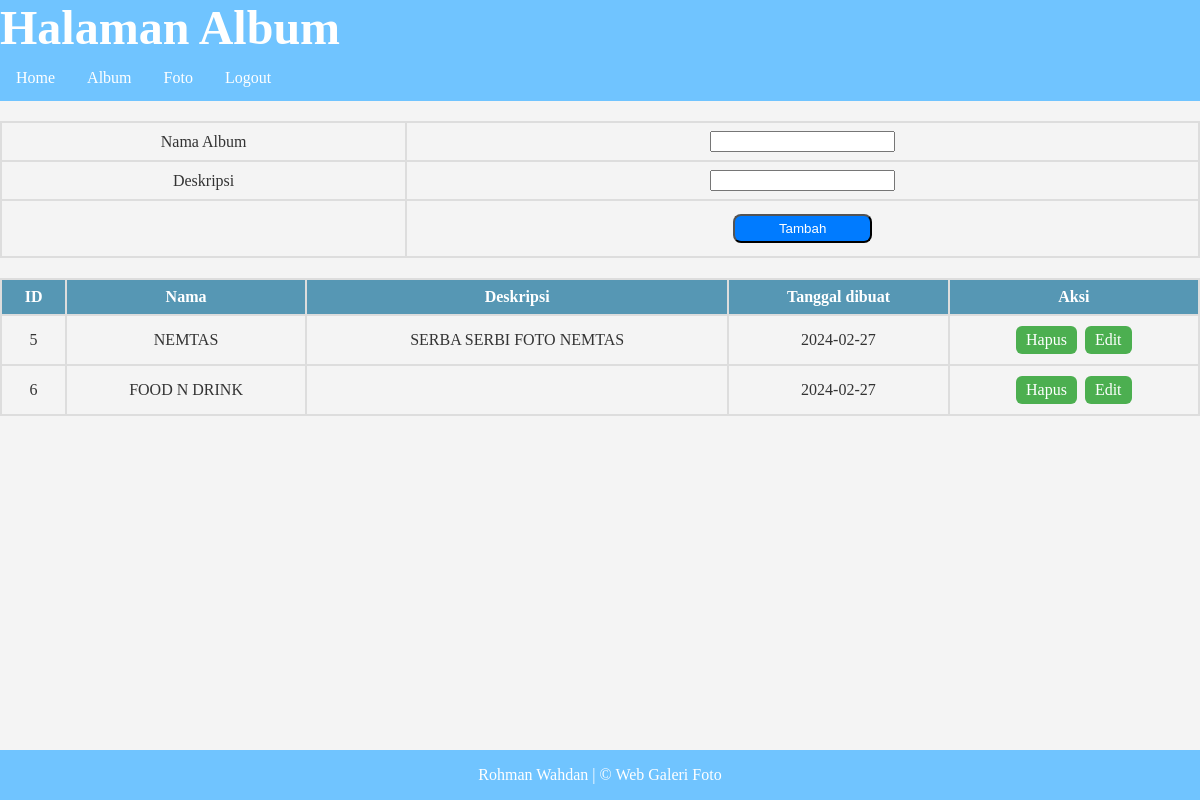
The page /album.php (signed in) on the database its author committed.
### tables this page shows
CREATE TABLE `album` (
  `albumid` int(11) NOT NULL,
  `namaalbum` varchar(255) NOT NULL,
  `deskripsi` text NOT NULL,
  `tanggaldibuat` date NOT NULL,
  `userid` int(11) NOT NULL
);

### album.php (the view, shortened to what this page needs)
<!DOCTYPE html>
<html lang="en">
<head>
</head>
<body>
    <h1>Halaman Album</h1>
    <ul>
        <li><a href="index.php">Home</a></li>
        <li><a href="album.php">Album</a></li>
        <li><a href="foto.php">Foto</a></li>
        <li><a href="logout.php">Logout</a></li>
    </ul>
    <form action="tambah_album.php" method="post">
        <table>
            <tr>
                <td>Nama Album</td>
                <td><input type="text" name="namaalbum"></td>
            </tr>
            <tr>
                <td>Deskripsi</td>
                <td><input type="text" name="deskripsi"></td>
            </tr>
            <tr>
                <td></td>
                <td><input type="submit" value="Tambah"></td>
            </tr>
        </table>
    </form>
    <table border="1" cellpadding=5 cellspacing=0>
        <tr>
            <th>ID</th>
            <th>Nama</th>
            <th>Deskripsi</th>
            <th>Tanggal dibuat</th>
            <th>Aksi</th>
        </tr>
        <?php
            include "koneksi.php";
            $userid=$_SESSION['userid'];
            $sql=mysqli_query($conn,"select * from album where userid='$userid'");
            while($data=mysqli_fetch_array($sql)){
        ?>
                <tr>
                    <td><?=$data['albumid']?></td>
                    <td><?=$data['namaalbum']?></td>
                    <td><?=$data['deskripsi']?></td>
                    <td><?=$data['tanggaldibuat']?></td>
                    <td>
                        <a href="hapus_album.php?albumid=<?=$data['albumid']?>">Hapus</a>
                        <a href="edit_album.php?albumid=<?=$data['albumid']?>">Edit</a>
                    </td>
                </tr>
        <?php
            }
        ?>
    </table>
    <div class="footer">
  <p>Rohman Wahdan | &copy; Web Galeri Foto</p>
</div>
</body>
</html>

### album.php (style rules this page uses)
body { font-family: "Lucida Console"; margin: 0; padding: 0; background-color: #f4f4f4; color: #333; }
h1 { display: block; font: 3em Times; font-weight: bold; margin: 0; padding: 0; color: white; background-color: #70c4ff }
ul { list-style-type: none; margin: 0; padding: 0; overflow: hidden; background-color: #70c4ff }
li { float: left; }
li a { display: block; color: white; text-align: center; padding: 14px 16px; text-decoration: none; }
table { width: 100%; border-collapse: collapse; margin-top: 20px; }
th, td { border: 2px solid #ddd; padding: 8px; text-align: center; }
th { background-color: #5697b4; color: white; }
td a { text-decoration: none; padding: 5px 10px; margin: 2px; display: inline-block; background-color: #4CAF50; color: white; border-radius: 6px; }
input[type="submit"] { width: 18%; padding: 5px; margin: 5px 0; box-sizing: border-box; border-radius: 8px }
input[type="submit"] { background-color: #007BFF; color: #fff; cursor: pointer; }
.footer { position: fixed; left: 0; bottom: 0; width: 100%; background-color: #70c4ff; color: white; text-align: center; }

### rows shown on the page
album: albumid "5", namaalbum "NEMTAS", deskripsi "SERBA SERBI FOTO NEMTAS", tanggaldibuat "2024-02-27"
album: albumid "6", namaalbum "FOOD N DRINK", tanggaldibuat "2024-02-27"
